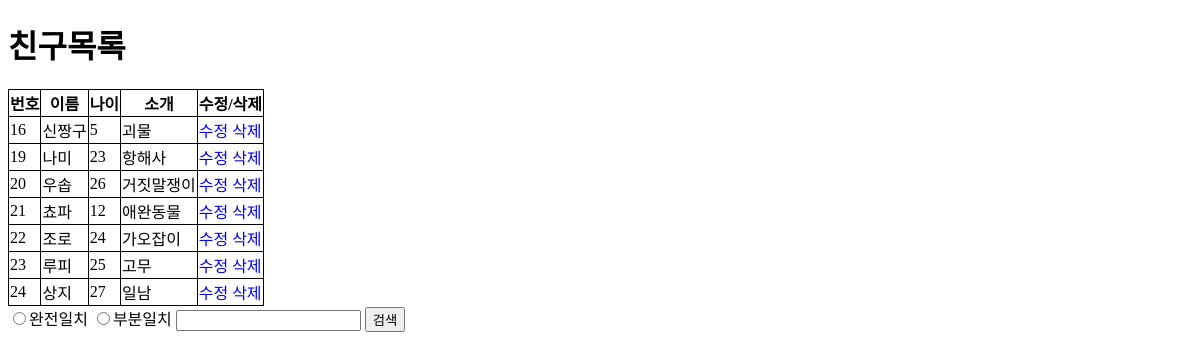
Screenshot of /friend/show_all/ with the database file from the repository.
### friend/models.py (models this page shows)
class Friend(models.Model):
    friend_name = models.CharField(max_length= 10)
    friend_age = models.IntegerField()
    friend_bigo =  models.TextField(null= True,blank= True)

### friend/views.py (the view)
# urls.py: path('show_all/',views.show_all),
def show_all(request):
    fList = Friend.objects.all()
    context = {
        'fList' : fList
    }
    return render(request,'friend/friend_list.html',context)

### friend/templates/friend/friend_list.html (shortened to what this page needs)
<!DOCTYPE html>
<html lang="en">
  <head>
    {% load static %}
    <link rel="stylesheet" href='{% static "style.css" %}'/>
  </head>
  <body>
    <h1>친구목록</h1>
    <table>
      <tr>
        <th>번호</th>
        <th>이름</th>
        <th>나이</th>
        <th>소개</th>
        <th>수정/삭제</th>
      </tr>
      {% for friend in fList %}
      <tbody>
        <td>{{friend.id}}</td>
        <td>{{friend.friend_name}}</td>
        <td>{{friend.friend_age}}</td>
        <td>{{friend.friend_bigo}}</td>
        <td>
          <a href ="../update_friend/{{friend.id}}">수정</a>
          <a href="../delete_friend/{{friend.id}}">삭제</a>
        </td>
      </tbody>
      {% endfor %}
    </table>
    <form action="search_friend/" method="POST">
      <input type="radio" name="condition" value = "all">완전일치</input>
      <input type="radio" name="condition" value = "part">부분일치</input>
      <input type="text" name="searchName" />
      <input type="submit" value="검색" />
    </form>
  </body>
</html>

### friend/static/style.css (style rules this page uses)
table, tr, th, td { border: 1px solid #000; border-collapse: collapse; }
a { text-decoration: none; }

### rows the page displays
Friend: id "16", friend_name "신짱구", friend_age "5", friend_bigo "괴물"
Friend: id "19", friend_name "나미", friend_age "23", friend_bigo "항해사"
Friend: id "20", friend_name "우솝", friend_age "26", friend_bigo "거짓말쟁이"
Friend: id "21", friend_name "쵸파", friend_age "12", friend_bigo "애완동물"
Friend: id "22", friend_name "조로", friend_age "24", friend_bigo "가오잡이"
Friend: id "23", friend_name "루피", friend_age "25", friend_bigo "고무"
Friend: id "24", friend_name "상지", friend_age "27", friend_bigo "일남"
